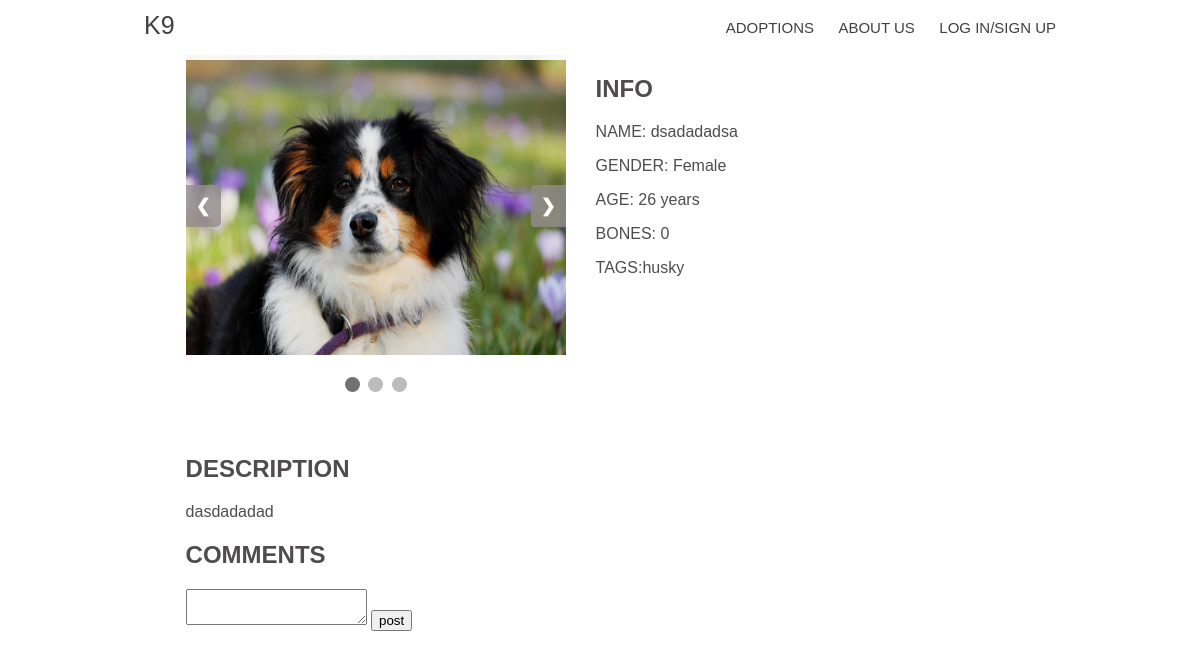
The page /dog?id=1 on the database as committed earlier.
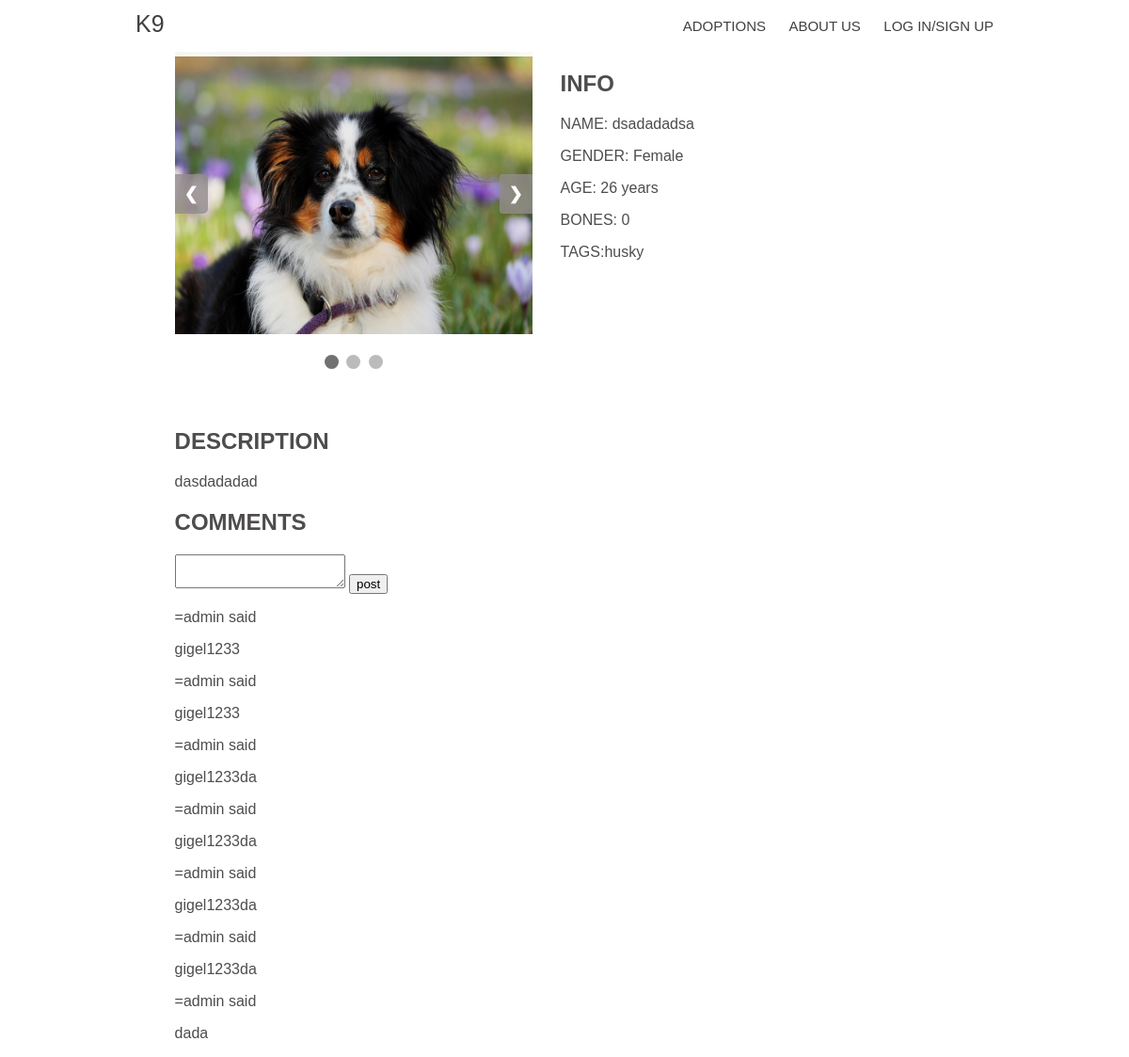
The same page on the database as committed later.
### models.py (models this page shows, shortened)
class Image(DB.Model):
    id = DB.Column(DB.Integer, primary_key=True)
    name = DB.Column(DB.String, nullable=False)
    post_id = DB.Column(DB.Integer, DB.ForeignKey('post.id'), nullable=False)

class Post(DB.Model):
    id = DB.Column(DB.Integer, primary_key=True)
    text = DB.Column(DB.Text(), nullable=False)
    title = DB.Column(DB.String(20), nullable=False)
    gender = DB.Column(DB.String(6))
    age = DB.Column(DB.Integer)
    user_id = DB.Column(DB.Integer, DB.ForeignKey('user.id'), nullable=False)
    comments = DB.relationship('Comment', backref='post', lazy=True)
    tags = DB.relationship('Tag', secondary=POST_TAG)
    bones = DB.relationship('User', secondary=BONES_USER_POST)
    date = DB.Column(DB.DateTime, default=datetime.utcnow)
    images = DB.relationship('Image', backref='post', lazy=True)

class Tag(DB.Model):
    id = DB.Column(DB.Integer, primary_key=True)
    tag_name = DB.Column(DB.String(20), unique=True)

class Comment(DB.Model):
    id = DB.Column(DB.Integer, primary_key=True)
    text = DB.Column(DB.Text(), nullable=False)
    user_id = DB.Column(DB.Integer, DB.ForeignKey('user.id'), nullable=False)
    post_id = DB.Column(DB.Integer, DB.ForeignKey('post.id'), nullable=False)

class User(UserMixin, DB.Model):
    id = DB.Column(DB.Integer, primary_key=True)
    username = DB.Column(DB.String(20), unique=True)
    email = DB.Column(DB.String(20), unique=True)
    password = DB.Column(DB.String(80))
    first_name = DB.Column(DB.String(20))
    last_name = DB.Column(DB.String(20))
    phone = DB.Column(DB.String(20), unique=True)
    posts = DB.relationship('Post', backref='user', lazy=True)
    rank = DB.Column(DB.Integer, DB.ForeignKey('rank.id'), default=2)
    bones = DB.relationship('Post', secondary=BONES_USER_POST)
    comments = DB.relationship('Comment', backref='user', lazy=True)

### main.py (the view)
@APP.route('/dog', methods=['GET', 'POST'])
def dog():
    form = CommentForm()
    arguments = request.args
    if 'id' in arguments:
        post_id = int(arguments['id'])
    else:
        return redirect(url_for('index'))
    query = Post.query.filter_by(id=post_id).first()
    if form.validate_on_submit():
        gigi = Comment(text=form.text.data, user_id=current_user.id, post_id=post_id)
        query.comments.append(gigi)
        DB.session.commit()
    comments = Comment.query.filter_by(post_id=post_id)
    print(comments)
    return render_template('dog.html', dog=query, comments=comments, form=form)

### models.py
class CommentForm(FlaskForm):
    text = TextAreaField('comment', validators=[InputRequired()])

### main.py (called while the page is built)
def is_admin(user):
    if hasattr(user, 'rank') and user.rank == _ADMIN_RANK_:
        return True
    else:
        return False

### templates/dog.html (shortened to what this page needs)
{%extends "base.html"%}
{%block links%}
<link rel="stylesheet" type="text/css" href="{{url_for('static', filename='css/view.css') }}">
<link rel="stylesheet" href="https://use.fontawesome.com/releases/v5.8.1/css/all.css">
{%endblock%}
{%block content%}
<div class="content_img">
  <div class="slideshow-container">
    {%for img in dog.images%}
    <div class="mySlides fade">
      <img src="{{url_for('static', filename='uploads/images/'+img.name) }}">
    </div>
    {%endfor%}
    <a class="prev" onclick="plusSlides(-1)">&#10094;</a>
    <a class="next" onclick="plusSlides(1)">&#10095;</a>
  </div>
  <br>
  <div class="c1" style="text-align:center">
    {%for i in range(dog.images|length)%}
    <span class="dot" onclick="{{'currentSlide('+(i+1)|string+');'}}"></span>
    {%endfor%}
  </div>
</div>
<div class="content_info">
  <h2>INFO</h2>
  <div class="name">
    <p>
      NAME: <span>{{dog.title}}</span>
    </p>
  </div>
  <div>
    <p>
      GENDER: <span>{{dog.gender}}</span>
    </p>
  </div>
  <div>
    <p>
      AGE: <span> {%if dog.age|int < 12 %}{{dog.age}} months{%else%}{{(dog.age/12)|int}} years{%endif%}</span>
    </p>
  </div>
  <div>
    <P>
      BONES: <span>{{dog.bones|length}}</span>
    </P>
  </div>
  <div>
    <P>
      TAGS:{%for tag in dog.tags%}{{tag.tag_name}} {%endfor%}
    </P>
  </div>
</div>
<div class="container">
  <h2>
    DESCRIPTION
  </h2>
  <p>{{dog.text}}</p>
</div>
<div class="container">
  <h2>COMMENTS</h2>
  <form action="dog?id={{dog.id}}" method="POST">
  {{form.text}}
  <input type="submit" value="post">
  </form>
  {%for comment in comments%}
  <div>
    <p>={{comment.user.username}} said</p>
    <p>{{comment.text}}</p>
  </div>
  {%endfor%}
</div>
{%endblock%}

### templates/base.html (shortened to what this page needs)
<!DOCTYPE html>
<html lang="en">
<head>
    <link   href="{{url_for('static', filename='css/meniu.css') }}" rel="stylesheet" type="text/css">
    {%block links%}{%endblock%}
</head>
<body>
    <header class="main_h">
        <div class="row">
            <a class="logo" href="{{url_for('index')}}">K9</a>
            <nav>
                <ul>
                    <li><a href="{{url_for('adoptions')}}">Adoptions</a></li>
                    <li><a href="{{url_for('static',filename='page/about.html')}}">About us</a></li>
                    {%if current_user.is_authenticated%}
                    <li><a href="{{url_for('logout')}}">Logout</a></li>
                    {%else%}
                    <li><a href="{{url_for('login')}}">Log In/Sign Up</a></li>
                    {%endif%}
                </ul>
            </nav>
        </div>
    </header>
    <main>
    {% block content%}{%endblock%}
    </main>
</body>
</html>

### static/css/meniu.css (style rules this page uses)
.main_h { position: fixed; max-height: 70px; z-index: 999; width: 100%; left: 0px; color: rgb(65, 64, 64); top: 0px; background-color: rgba(255, 255, 255, 0.93); opacity: 1; overflow: hidden; font-family: "Montserrat", sans-serif; }
.logo { width: 50px; font-size: 25px; color: rgb(65, 64, 64); text-transform: uppercase; float: left; display: block; margin-top: 0; line-height: 2; margin-bottom: 10px; }
nav { float: right; width: 90%; }
nav ul { list-style: none; overflow: hidden; text-align: right; float: right; }
nav ul li { display: inline-block; margin-left: 20px; line-height: 1.5; }
nav ul a { color: rgb(65, 64, 64); text-transform: uppercase; font-size: 15px; }
.row { width: 100%; max-width: 80%; margin: 0 auto; position: relative; padding: 0 2%; }
* { box-sizing: border-box; font-family: "Montserrat", sans-serif; }
a { text-decoration: none; }
main { margin-top: 70px; }

### static/css/view.css (style rules this page uses)
* { box-sizing: border-box }
body { color: #4e4c4c; background: white; font-family: "Cardo", serif; font-weight: 300; -webkit-font-smoothing: antialiased; }
.mySlides { display: none }
main { width: 100%; max-width: 70%; margin: 0 auto; padding-top: 4% ; }
.container { clear:both; overflow-wrap: break-word; }
.content_img { position: relative; float: left; width: 380px; height: 400px; max-width: 100%; margin-right: 30px; }
.slideshow-container img { max-width: 100%; width: 380px; height: 300px; position: relative; margin: auto; }
.slideshow-container { max-width: 1000px; position: relative; margin: auto; }
.prev, .next { cursor: pointer; position: absolute; top: 50%; width: auto; padding: 10px; margin-top: -22px; color: white; font-weight: bold; font-size: 18px; transition: 0.6s ease; border-radius: 0 5px 5px 0; user-select: none; background-color: rgba(146, 141, 141, 0.8); }
.next { right: 0; border-radius: 3px 0 0 3px; }
.dot { cursor: pointer; height: 15px; width: 15px; margin: 0 2px; background-color: #bbb; border-radius: 50%; display: inline-block; transition: background-color 0.6s ease; }
.active, .dot:hover { background-color: #717171; }
.fade { -webkit-animation-name: fade; -webkit-animation-duration: 1.5s; animation-name: fade; animation-duration: 1.5s; }

Rows that differ between the two databases and show on the page:
added Comment: user.username "admin", text "gigel1233"
added Comment: user.username "admin", text "gigel1233"
added Comment: user.username "admin", text "gigel1233da"
added Comment: user.username "admin", text "gigel1233da"
added Comment: user.username "admin", text "gigel1233da"
added Comment: user.username "admin", text "gigel1233da"
added Comment: user.username "admin", text "dada"
